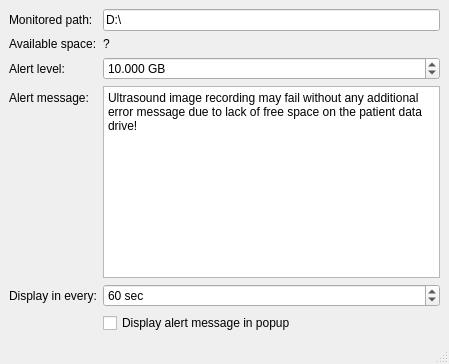
<?xml version="1.0" encoding="UTF-8"?>
<ui version="4.0">
 <class>MyMainWindowClass</class>
 <widget class="QMainWindow" name="MyMainWindowClass">
  <property name="geometry">
   <rect>
    <x>0</x>
    <y>0</y>
    <width>449</width>
    <height>364</height>
   </rect>
  </property>
  <property name="sizePolicy">
   <sizepolicy hsizetype="Fixed" vsizetype="Fixed">
    <horstretch>0</horstretch>
    <verstretch>0</verstretch>
   </sizepolicy>
  </property>
  <property name="minimumSize">
   <size>
    <width>0</width>
    <height>0</height>
   </size>
  </property>
  <property name="windowTitle">
   <string>DiskSpaceMon</string>
  </property>
  <property name="windowIcon">
   <iconset resource="resources/myresources.qrc">
    <normaloff>:/database</normaloff>:/database</iconset>
  </property>
  <widget class="QWidget" name="centralwidget">
   <layout class="QFormLayout" name="formLayout">
    <property name="fieldGrowthPolicy">
     <enum>QFormLayout::AllNonFixedFieldsGrow</enum>
    </property>
    <item row="0" column="0">
     <widget class="QLabel" name="label">
      <property name="text">
       <string>Monitored path:</string>
      </property>
     </widget>
    </item>
    <item row="0" column="1">
     <widget class="QLineEdit" name="monitoredPathEdit">
      <property name="sizeIncrement">
       <size>
        <width>5</width>
        <height>0</height>
       </size>
      </property>
      <property name="text">
       <string>D:\</string>
      </property>
     </widget>
    </item>
    <item row="1" column="0">
     <widget class="QLabel" name="label_2">
      <property name="text">
       <string>Available space:</string>
      </property>
     </widget>
    </item>
    <item row="1" column="1">
     <widget class="QLabel" name="availableSpaceGbLabel">
      <property name="text">
       <string>?</string>
      </property>
     </widget>
    </item>
    <item row="2" column="0">
     <widget class="QLabel" name="label_3">
      <property name="text">
       <string>Alert level:</string>
      </property>
     </widget>
    </item>
    <item row="2" column="1">
     <widget class="QDoubleSpinBox" name="alertLevelGbSpinBox">
      <property name="suffix">
       <string> GB</string>
      </property>
      <property name="decimals">
       <number>3</number>
      </property>
      <property name="minimum">
       <double>0.001000000000000</double>
      </property>
      <property name="maximum">
       <double>2000.000000000000000</double>
      </property>
      <property name="singleStep">
       <double>0.100000000000000</double>
      </property>
      <property name="value">
       <double>10.000000000000000</double>
      </property>
     </widget>
    </item>
    <item row="3" column="0">
     <widget class="QLabel" name="label_4">
      <property name="text">
       <string>Alert message:</string>
      </property>
     </widget>
    </item>
    <item row="3" column="1">
     <widget class="QPlainTextEdit" name="alertMessageEdit">
      <property name="plainText">
       <string>Ultrasound image recording may fail without any additional error message due to lack of free space on the patient data drive!</string>
      </property>
     </widget>
    </item>
    <item row="5" column="0">
     <widget class="QLabel" name="label_6">
      <property name="text">
       <string>Display in every:</string>
      </property>
     </widget>
    </item>
    <item row="5" column="1">
     <widget class="QSpinBox" name="alertMessageDisplayFrequencySecSpinBox">
      <property name="suffix">
       <string> sec</string>
      </property>
      <property name="minimum">
       <number>5</number>
      </property>
      <property name="maximum">
       <number>6000</number>
      </property>
      <property name="singleStep">
       <number>5</number>
      </property>
      <property name="value">
       <number>60</number>
      </property>
     </widget>
    </item>
    <item row="6" column="1">
     <widget class="QCheckBox" name="displayAlertInPopupCheckBox">
      <property name="text">
       <string>Display alert message in popup</string>
      </property>
     </widget>
    </item>
   </layout>
  </widget>
  <widget class="QMenuBar" name="menubar">
   <property name="geometry">
    <rect>
     <x>0</x>
     <y>0</y>
     <width>449</width>
     <height>20</height>
    </rect>
   </property>
  </widget>
  <widget class="QStatusBar" name="statusbar"/>
 </widget>
 <resources>
  <include location="resources/myresources.qrc"/>
 </resources>
 <connections/>
</ui>
